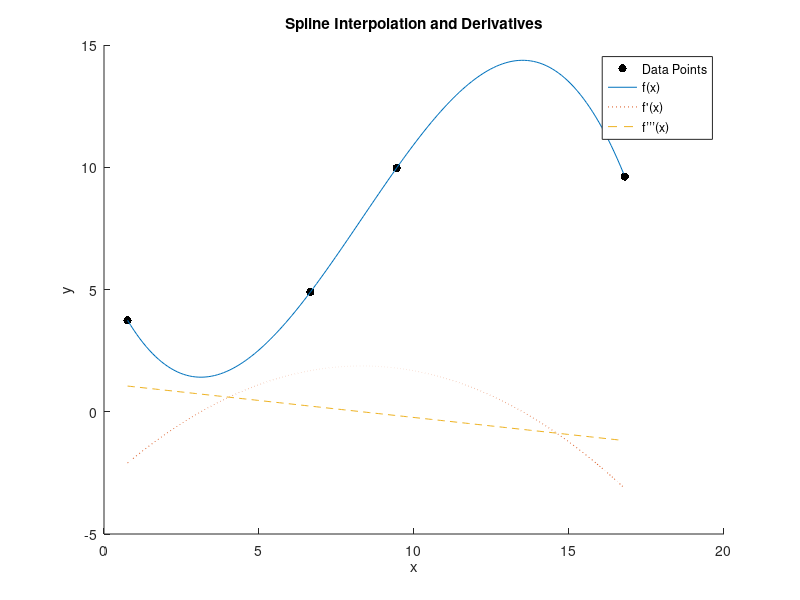

Write MATLAB code to recreate this figure.
x = [0.76 6.66 9.44 16.8];
y = [3.74 4.90 9.97 9.62];

spl = spline(x, y);

coefs = spl.coefs;

% first and second derivatives with xi
xd = 0.76:0.1:16.8;
n = length(x) - 1;
yd = zeros(1, length(xd));
dyd = zeros(1, length(xd));
d2yd = zeros(1, length(xd));
for i = 1:n
    idx = (xd >= x(i)) & (xd <= x(i + 1));
    a = coefs(i, 1);
    b = coefs(i, 2);
    c = coefs(i, 3);
    d = coefs(i, 4);
    xi = xd(idx) - x(i);
    yd(idx) = a * xi.^3 + b * xi.^2 + c * xi + d;
    dyd(idx) = 3 * a * xi.^2 + 2 * b * xi + c;
    d2yd(idx) = 6 * a * xi + 2 * b;
end

% Plotting
scatter(x, y, 'k', 'filled');
hold on;
plot(xd, yd);
plot(xd, dyd, ':');
plot(xd, d2yd, '--');
hold off;
legend({'Data Points', 'f(x)', 'f''(x)', 'f’’’(x)'}, 'Location', 'best');
title('Spline Interpolation and Derivatives');
xlabel('x');
ylabel('y');

% first and second derivative at x=15
x_val = 15;
interval_idx = 1;
for i = 1:length(x)-1
    if x(i) <= x_val && x_val <= x(i+1)
        interval_idx = i;
        break;
    end
end
a = coefs(interval_idx, 1);
b = coefs(interval_idx, 2);
c = coefs(interval_idx, 3);
d = coefs(interval_idx, 4);
dx = x_val - x(interval_idx);
dydx = 3 * a * dx^2 + 2 * b * dx + c;
d2ydx2 = 6 * a * dx + 2 * b;
fprintf('First derivative at x=15: %f\n', dydx);
fprintf('Second derivative at x=15: %f', d2ydx2);


